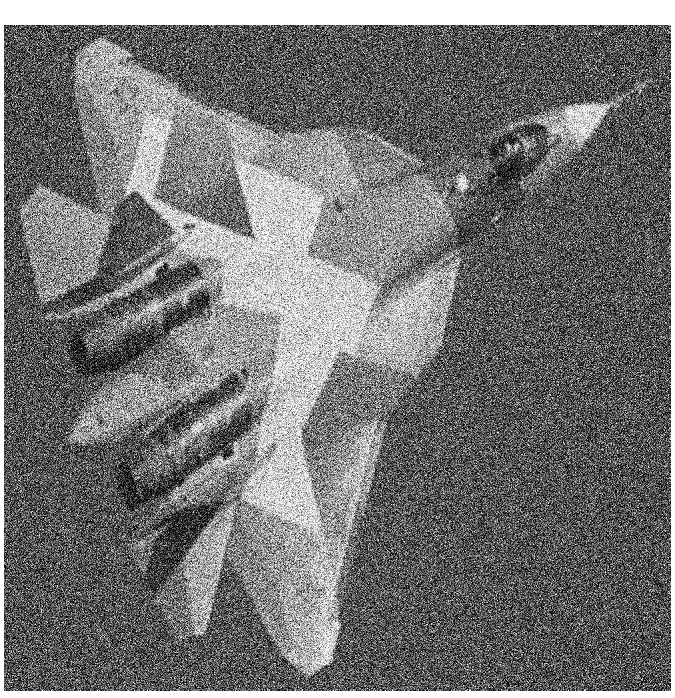
#> input picture Python_Study/OpenCV/image/The-original-Gaussian-noisy-image-The-Gaussian-noise-parameters-are-zero-mean-and.png, 675 x 698 px, found by its file name
$ jupyter execute --allow-errors 09_open_cv_Image_Transformation.ipynb
#> lines starting #> are read from the running program, lines starting #| are printed output that depends on the picture; after the words box and inside, x2 and y2 are one past the last pixel; in counts of white or black regions, pixels touching at a corner belong together
[cell 1]
import numpy as np
import cv2
import matplotlib.pyplot as plt

- https://darkpgmr.tistory.com/79

- http://blog.daum.net/shksjy/228

# 2D 이미지 기하학적 변형 (Transformation) → 행렬변환
    1. 강체변환 (Ridid-Body) : 크기와 형태를 유지한 채 위치와 방향을 바꾸는 변환 (ex. 위치변경(Translation), 회전(Rotation))
    2. 유사변환 (Similarity) : 강체변환에 크기의 변환도 허용 (ex. 크기변경(Scaling))
    3. 선형변환 (Linear) : Vector 공간에서의 이동. (회전, 크기변경 및 반전, 밀림도 가능하지만 위치변경은 못한다.)
    4. Affine : 선형변환과 이동변환까지 포함. 선의 수평성은 유지
    5. Perspective : Affine 변환에서 수평성이 유지되지 않음 (원근변환)

----
# 1. Scaling (크기변경)

[cell 2]
img = cv2.imread('The-original-Gaussian-noisy-image-The-Gaussian-noise-parameters-are-zero-mean-and.png')
#> img is the input picture: shape (698, 675, 3); min 0, max 255, mean 116.7
height, width = img.shape[:2]
#> height = 698; width = 675

# 이미지 축소
shrink = cv2.resize(img, None, fx=0.5, fy=0.5, interpolation=cv2.INTER_AREA)

# Manual Size 지정
zoom1 = cv2. resize(img, (width*2, height*2), interpolation=cv2.INTER_CUBIC)

# 배수 Size 지정
zoom2 = cv2.resize(img, None, fx=2, fy=2, interpolation=cv2.INTER_CUBIC)

cv2.imshow('Original', img)
cv2.imshow('Shrink', shrink)
cv2.imshow('Zoom1', zoom1)
cv2.imshow('Zoom2', zoom2)
cv2.waitKey(0)
cv2.destroyAllWindows()

titles = ['Original', 'Shrink', 'zoom1', 'zoom2']
images = [img, shrink, zoom1, zoom2]

plt.figure(figsize=(8, 8))
for i in range(4):
    plt.subplot(2, 2, i+1)
    plt.title(titles[i])
    plt.imshow(images[i])

plt.tight_layout()
plt.show()

## cv2.resize(src, dsize [, dst [, fx [, fy [, interpolation]]]]) -> dst
    이미지 크기 변환 기능을 제공하는 함수
    1. src : 입력 이미지
    2. dsize : 출력 이미지 크기를 픽셀로 지정. 만약 0, None으로 지정하면 fx, fy, 입력이미지의 크기에 따라 다음과 같이 계산한다.
        ·dsize = Size(round(fx*src.cols), round(fy*src.rows))
    3. fx : 가로 방향의 배율 인자를 지정.  만약 0으로 지정하면 dsize와 입력이미지의 크기에 따라 다음과 같이 계산한다.
    4. fy : 세로 방향의 배율 인자를 지정. 만약 0으로 지정하면 dsize와 입력이미지의 크기에 따라 다음과 같이 계산한다.
        ·fx = (double) dsize.width / src.cols
        ·fy = (double) dsize.height / src.rows
    위 같은 조건 때문에 dsize 혹은 fx와 fy가 모두 0 이어서는 안된다.

    ★★ interpolation (보간법, 내간법) : 이미지의 크기를 조정할 때 발생하는 문제는 이미지를 축소할 때 픽셀값이 누락되거나 이미지를 확대할 때 그 사이를 매꿔줄 픽셀값이 아예 존재하지 않는다는 것이다. 이런 문제를 해결하기 위한 방법으로 openCV는 다양한 interpolation 알고리즘을 제공하고 있다.
    1. cv2.INTER_NEAREST
    2. cv2.INTER_LINEAR
    3. cv2.INTER_CUBIC
    4. cv2.INTER_AREA
    5. cv2.INTER_LANCZOS4
    6. cv2.INTER_LINEAR_EXACT
    7. cv2.INTER_MAX
    8. cv2.WARP_FILL_OUTLIERS
    9. cv2.WARP_INVERSE_MAP
    cv::InterpolationFlags 참고
    일반적으로 이미지를 축소할 때는 INTER_AREA 알고리즘을, 이미지를 확대할 때는 INTER_CUBIC(느림, 정확도 높음), INTER_LINEAR(빠름, 정확도 낮음)을 사용하는 것을 추천한다.

----
# 2.Translation (위치변경)
    Translation은 이미지의 모든 픽셀을 x, y 방향으로 일정한 양만큼 이동시키는 과정이며 그 가운데 크기와 형태가 변하지 않으므로 강체변환(Ridid Transformation)이다. 이 이미지를 이동시키기 위해서는 cv2.wrapAffine() 함수를 사용해야 한다.

[cell 3]
img = cv2.imread('The-original-Gaussian-noisy-image-The-Gaussian-noise-parameters-are-zero-mean-and.png')
rows, cols = img.shape[:2]
#> rows = 698; cols = 675

# 변환 행렬, X축으로 10, Y축으로 20 이동
M = np.float64([[1, 0, 100], [0, 1, 200]])
dst = cv2.warpAffine(img, M, (cols, rows))

cv2.imshow('Original', img)
cv2.imshow('Translation', dst)
cv2.waitKey(0)
cv2.destroyAllWindows()

plt.figure(figsize=(8, 8))
plt.subplot(1, 2, 1)
plt.imshow(img)
plt.title('Image')

plt.subplot(1, 2, 2)
plt.imshow(dst)
plt.title('Translation')
plt.tight_layout()
plt.show()

    Affine Transformation(아핀 변환) : 2차원 이미지와 변환을 위한 Affine Transform 행렬이 존재한다고 하자. 원본 이미지의 (x, y)의 이동, 회전 및 크기 등의 변화를 거친 후 표현되는 (x^, y^)이 있을 때, 이 둘 사이의 관계를 나타낼 때 Affine Transform 행렬이 사용된다. 이 Affine Transformation 방법으로 회전, 크기변경, 평행이동, 반전 및 밀어내기 등이 가능하다.

    [x^] = [ a, b ][ x ] + [ e ]
    [y^]   [ c, d ][ y ]   [ f ]

    openCV에서는 아핀 변환을 수행하는 함수가 cv2.warpAffine, cv2.getRotationMatrix2D 로 총 2가지 함수가 있는데, 전자의 경우에는 주어진 인자들을 바탕으로 아핀 변환을 수행하고, 후자의 경우 2 * 3 크기의 회전 행렬을 얻을 수 있다.


## cv2.warpAffine(src, M, dsize [, dst [, flags [, borderMode [, borderValue]]]]) → dst
    이미지에서 아핀 변환을 적용하는 함수이다.
    warpAffine 함수에서 아핀 변환을 계산하는 공식은 아래와 같다.
    dst(x, y) = src(M_11x + M_12y + M13, M_21x, M_22y + M_23)

    1. src : 입력 이미지
    2. M : 2 * 3 크기의 변환 행렬
    3. dsize : 출력 이미지 크기

    openCV에서 이동을 위한 변환 행렬은 다음과 같이 정의할 수 있다.
        [ 1, 0, X ]
        [ 0, 1, Y ]
    이때, X, Y는 이미지를 이동할 픽셀 단위의 크기이다. 이미지 이동은 좌상단에서 가로방향으로 X만큼, 세로방향으로 Y만큼 움직인다.

----
# 3. Rotation (이미지 회전)
    Rotation은 이미지의 특정 픽셀 (x, y)를 어떤 무게중심을 기준으로 특정 각도에 맞춰서 회전시키는 과정이다. 이미지 회전 역시 이미지의 형태를 변형시키지 않는다는 점에서 강체 변환이며 또한 벡터 공간에서 움직이므로 선형 변환(Linear Transformation)이라고 할 수 있다.

[cell 4]
img = cv2.imread('The-original-Gaussian-noisy-image-The-Gaussian-noise-parameters-are-zero-mean-and.png')
height, width = img.shape[:2]

M1 = cv2.getRotationMatrix2D((height/2, width/2), 45, 1)
M2 = cv2.getRotationMatrix2D((height/2, width/2), 90, 1)

img2 = cv2.warpAffine(img, M1, (width, height))
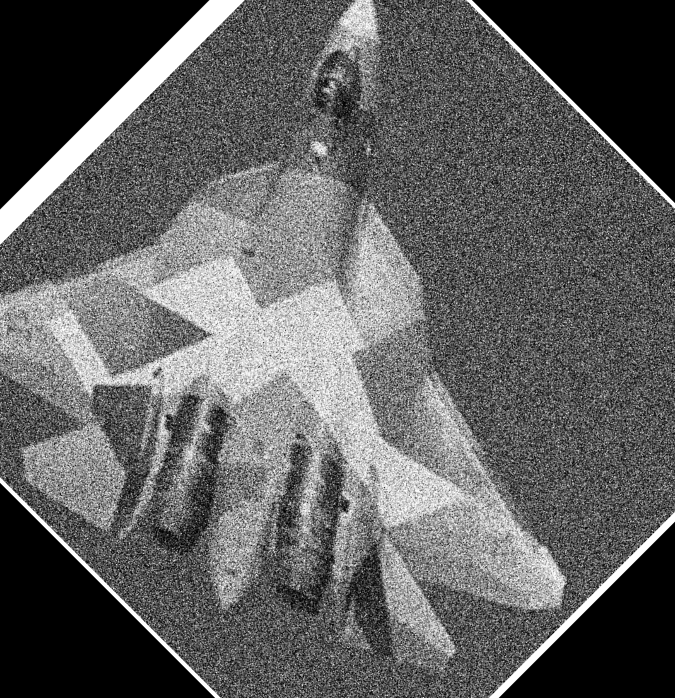
#> img2: shape (698, 675, 3); min 0, max 255, mean 96.6
img3 = cv2.warpAffine(img, M2, (width, height))
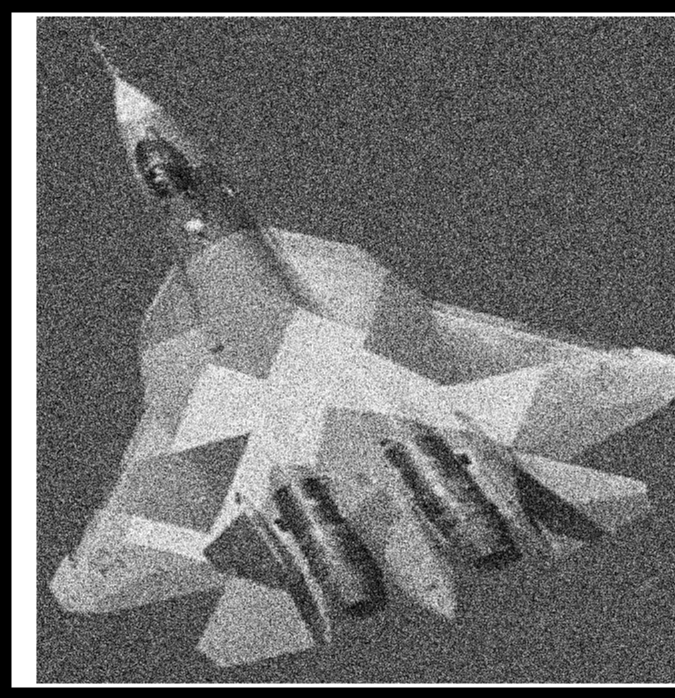
#> img3: shape (698, 675, 3); min 0, max 255, mean 110.8

cv2.imshow("Original", img)
cv2.imshow("45-Rotated", img2)
cv2.imshow("90-Rotated", img3)
cv2.waitKey(0)
cv2.destroyAllWindows()

plt.figure(figsize=(8, 8))
plt.subplot(1, 3, 1)
plt.imshow(img)
plt.title('Image')

plt.subplot(1, 3, 2)
plt.imshow(img2)
plt.title('45-Rotated')

plt.subplot(1, 3, 3)
plt.imshow(img3)
plt.title('90-Rotated')
plt.tight_layout()
plt.show()

    앞서 언급했듯이 Affine Transformation으로 이미지 이동, 변환, 스케일링 뿐만아니라 이미지 반전, 밀어내기 등도 가능하다고 했다. 따라서 이미지 회전에도 Affine Transformation을 적용하기 위해 cv2.warpAffine 함수가 사용되고 있는 모습을 볼 수 있다. 문제는 이제 아핀 변환에 사용하기 위한 변환 행렬을 만드는 것이다. 앞서 이동변환의 경우 2 * 3의 크기로 X, Y값 조정을 통해 쉽게 얻을 수 있었는데 회전 행렬을 위한 변환 행렬은 그보다 조금 더 복잡하다.

    물체를 (x, y)를 반시계 방향으로 θ만큼 회전시키는 변환행렬은 다음과 같다.
        [x^] = [ cosθ, -sinθ ][ x ]
        [y^]   [ sinθ, cosθ  ][ y ]
    여기서 주의해야 할 점은 회전의 기준이 원점이라는 사실이다. 즉, 물체가 제자리에서 도는 것이 아니라 (0, 0)을 기준으로 크게 도는 것이다. 하지만 실제 문제에서는 이미지 원점(좌상단 꼭지점)을 중심으로 한 회전변환은 현실적이지 못하며, 또한 어떤 점 (x, y)에서 회전한 결과 (x^, y^)로 변환될때, 만약 이 두 점과 원점 (0, 0) 사이의 거리가 서로 다르다면 이러한 회전변환 행렬은 존재하지 않게 된다.

    이 문제를 해결하는 방법은 일단 스케일(scale) 변화까지 고려하여 변환을 구한 후, 나중에 스케일 변화를 제거하는 것이다. 스케일 변화를 고려한 회전변환은 일반적으로 다음과 같이 표현한다.
        [x^] = [ s * cosθ, - s * sinθ ][ x ]
        [y^]   [ s * sinθ, s * cosθ   ][ y ]

    보통의 경우, 현재 물체의 위치에서 제자리 회전이 일어나는 경우가 대부분이다. 이를 위해 나타난 모델이 Ridid 강체 변환 모델이며 여기에 스케일 변화까지 허용한 변환을 Similarity 유사 변환 모델, 또 이를 직선, 거리비, 평행성을 보존하면서 선형변환 까지 포함시킨, 좀 더 일반적인 모델로 바꾼 것이 Affine 변환이다.

    openCV에서 회전을 위한 변환행렬은 다음과 같이 정의할 수 있다.
    a = scale * cosθ, b = scale * sinθ 라고 하면,
        [ a, b, (1 - a) * center x - b * center y  ]
        [ -b, a, b * center x + (1 - a) * center y ]

    하지만 물론 우리는 이를 우리가 직접 구할 일은 없다. 앞서 말했듯이 openCV에서는 아핀 변환에 관해서 2가지 함수를 제공하고 있으며 그 중 getRotationMatrix2D 함수에서 아핀변환을 위한 변환 행렬을 제공해주고 있기 때문이다.

## cv2.getRotationMatrix2D(center, angle, scale) → retval
    2차원 이미지 회전을 위한 아핀 변환 행렬을 계산하는 함수이다.
    1. center : 이미지 회전을 위한 중심을 지정한다.
    2. angle : 회전 각도를 지정한다. 양수이면 반시계방향으로 회전할 것을 의미한다.
    3. scale : 이미지의 크기 비율을 결정한다. (1이면 원본 이미지의 크기 그대로 회전시킨다.)

    위 함수로 구한 회전을 위한 아핀 변환 행렬을 warpAffine 함수에 적용시킨다.

----
# 4. Affine Transformation
    이 장의 맨 처음에 아핀 변환에 대해서 설명할 때, 선형변환과 이동변환까지 포함하며 거리의 비 및 선의 수평성은 유지한다고 설명하였다. 지금까지 바라본 Scaling, Translation, Rotation 모두 선의 수평성을 유지하면서 이미지에 변환을 준 사례이므로 이 변환 역시 아핀 변환이라고 할 수 있다. 그렇다면 이제는 이 아핀 변환을 이용해 이미지를 기울여보자.

[cell 5]
img = cv2.imread('The-original-Gaussian-noisy-image-The-Gaussian-noise-parameters-are-zero-mean-and.png')
img = cv2.GaussianBlur(img, (5, 5), 0)
rows, cols = img.shape[:2]

pts1 = np.float32([[610, 104], [100, 39], [332, 664]])
pts2 = np.float32([[600, 300], [300, 50], [300, 600]])

cv2.circle(img, (610, 104), 10, (255, 0, 0), -1)
cv2.circle(img, (100, 39), 10, (0, 255, 0), -1)
cv2.circle(img, (332, 664), 10, (0, 0, 255), -1)

M = cv2.getAffineTransform(pts1, pts2)
dst = cv2.warpAffine(img, M, (cols, rows))
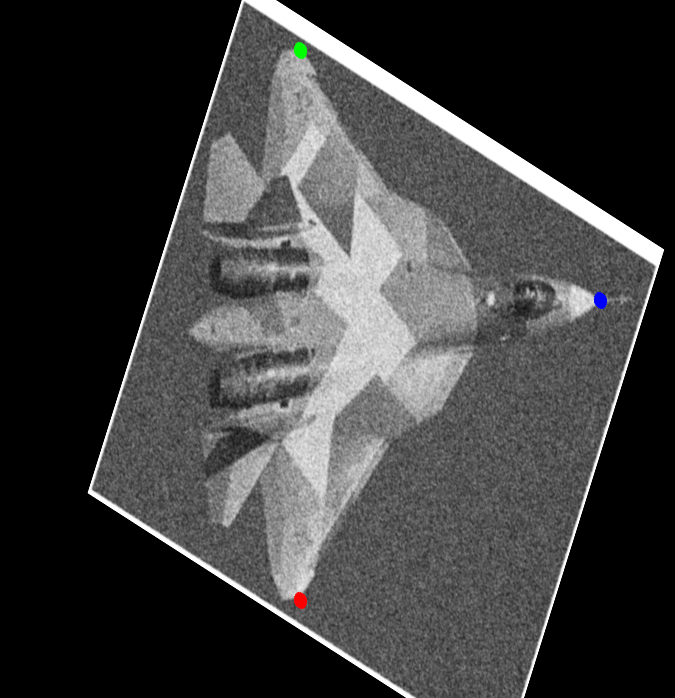
#> dst: shape (698, 675, 3); mean B, G, R 62.3, 62.3, 62.3

cv2.imshow('Original', img)
cv2.imshow('Affine', dst)
cv2.waitKey(0)
cv2.destroyAllWindows()

b, g, r = cv2.split(img)
img = cv2.merge([r, g, b])
b, g, r = cv2.split(dst)
dst = cv2.merge([r, g, b])

plt.subplot(1, 2, 1)
plt.imshow(img)
plt.title('Image')

plt.subplot(1, 2, 2)
plt.imshow(dst)
plt.title('Affine')
plt.tight_layout()
plt.show()

    이미지를 적당히 어느 형태로 기울이거나 반전을 주고 싶다면 우선 적당히 아핀 변환을 위한 행렬을 구하는 과정을 알아야 한다. 아핀 변환의 계산 방법은 위에서 소개한 대로 다음과 같다.
    [x^] = [ a, b ][ x ] + [ e ]
    [y^]   [ c, d ][ y ]   [ f ]

    이 6개의 미지수로 이루어진 아핀 변환 행렬을 구하기 위해서는 적어도 변환 전 위치 3쌍과 변환 후 위치 3개가 필요하다. 각각 (x1, y1), (x2, y2), (x3, y3), (x1^, y1^), (x2^, y2^), (x3^, y3^) 라고 하면 미지수 a, b, c, d, e, f는 다음과 같은 방법을 통해 구할 수 있다.

    [ x1, y1, 0, 0, 1, 0 ][ a ] = [x1^]
    [ 0, 0, x1, y1, 0, 1 ][ b ]   [y1^]
    [ x2, y2, 0, 0, 1, 0 ][ c ]   [x2^]
    [ 0, 0, x2, y2, 0, 1 ][ d ]   [y2^]
    [ x3, y3, 0, 0, 1, 0 ][ e ]   [x3^]
    [ 0, 0, x3, y3, 0, 1 ][ f ]   [y3^]

    변환 전 위치 3쌍을 하나의 numpy array로 묶어 pts1에 초기화 하고 변환 후 위치 3쌍을 마찬가지로 하나의 numpy array로 묶어 pts2에 초기화 한다. openCV에서는 이렇게 만들어진 위치 쌍 pts1과 pts2를 가지고 아핀 변환 행렬을 구하는 함수를 제공한다.

## cv2.getAffineTransform(src, dst) → retval
    위 함수는 변환 전 위치 src와 변환 후 위치 dst를 기준으로 2 * 3 크기의 아핀 변환 행렬을 계산하여 반환한다. 이렇게 구한 아핀 변환 행렬을 warpAffine 함수를 이용해 이미지에 적용한다.

----
# 5. Perspective Transformation, Homograpy, Projective Transformation (원근 변환)
    지금까지 크게 Affine 변환에 대해서 다루었다. 아핀 변환은 이미지의 거리 비, 수평선을 유지한 채 변환시키는 과정이다. 위와 같은 변환 방법은 크기에 변화를 주거나 이미지를 평행이동 시킬 때, 이미지를 회전하고 싶을 때 주로 사용한다. 하지만 위 방법으로는 앞 뒤로 기울어진 이미지에 대해서는 제대로 작동하지 않는다. 앞 뒤로 기울어진 이미지에 대해서는 두 점 사이의 거리 비를 조정해야 하지만 아핀 변환에서는 그렇게 할 수 없기 때문이다. 이를 위해 나온 것이 바로 Perspective Transformation 방법이다.

[cell 6]
img = cv2.imread('athletic-field-1867053_1920.jpg')
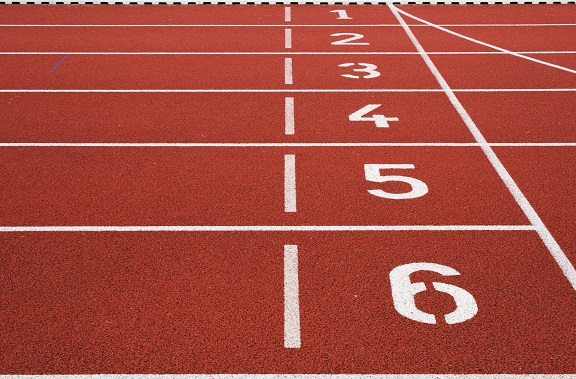
#> input picture Python_Study/OpenCV/image/athletic-field-1867053_1920.jpg, 576 x 379 px, found by its file name
#> img is the input picture: shape (379, 576, 3); mean B, G, R 64.3, 75.7, 166.8
h, w = img.shape[:2]
#> h = 379; w = 576

pts1 = np.float32([[287, 4], [287, 25], [389, 4], [404, 25]])
pts2 = np.float32([[10, 10], [10, 310], [310, 10], [310, 310]])

cv2.circle(img, (287, 4), 5, (255, 0, 0), -1)
#> img: shape (379, 576, 3); 0.04% of pixels changed, all inside (x1, y1, x2, y2) = (282, 0, 293, 10)
cv2.circle(img, (287, 25), 5, (0, 255, 0), -1)
#> img: shape (379, 576, 3); mean B, G, R 64.3, 75.7, 166.7
cv2.circle(img, (389, 4), 5, (0, 0, 255), -1)
#> img: shape (379, 576, 3); mean B, G, R 64.2, 75.6, 166.7
cv2.circle(img, (404, 25), 5, (0, 255, 255), -1)
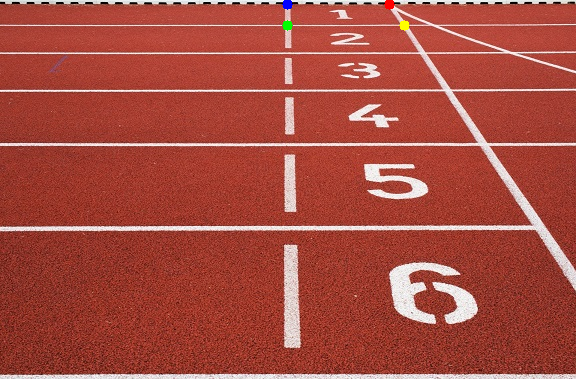
#> img: shape (379, 576, 3); mean B, G, R 64.1, 75.6, 166.7

M = cv2.getPerspectiveTransform(pts1, pts2)
dst = cv2.warpPerspective(img, M, (310, 310))
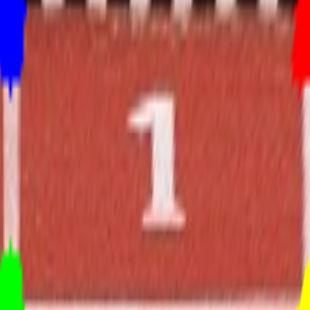
#> dst: shape (310, 310, 3); mean B, G, R 80.7, 90.4, 180.9

cv2.imshow('Original', img)
cv2.imshow('Perspective', dst)

cv2.waitKey(0)
cv2.destroyAllWindows()

b, g, r = cv2.split(img)
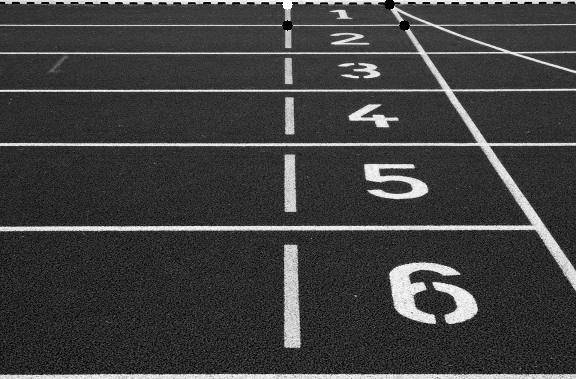
#> b: shape (379, 576); min 0, max 255, mean 64.1
#> g: shape (379, 576)
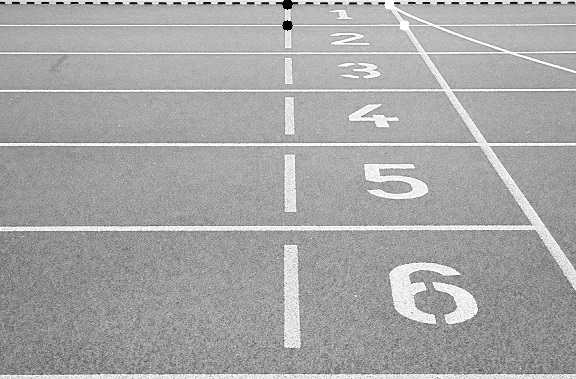
#> r: shape (379, 576); min 0, max 255, mean 166.7
img = cv2.merge([r, g, b])
b, g, r = cv2.split(dst)
#> b: shape (310, 310)
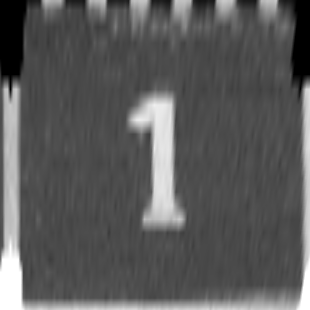
#> g: shape (310, 310); min 0, max 255, mean 90.4
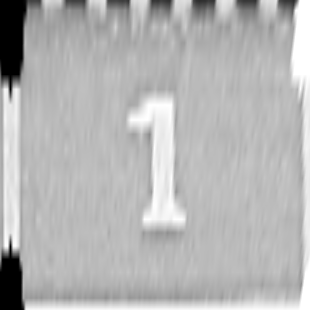
#> r: shape (310, 310); min 0, max 255, mean 180.9
dst = cv2.merge([r, g, b])

plt.figure(figsize=(8, 8))
plt.subplot(1, 2, 1)
plt.imshow(img)
plt.title('Image')

plt.subplot(1, 2, 2)
plt.imshow(dst)
plt.title('Perspective')
#> (key Esc is pressed here)
